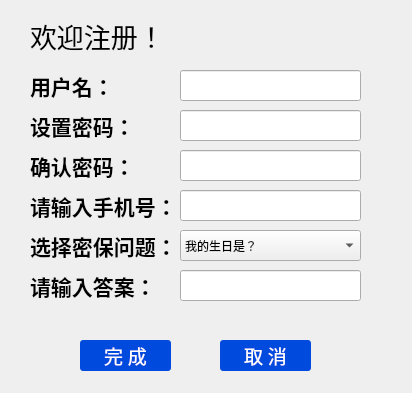
<?xml version="1.0" encoding="UTF-8"?>
<ui version="4.0">
 <class>Regist</class>
 <widget class="QDialog" name="Regist">
  <property name="geometry">
   <rect>
    <x>0</x>
    <y>0</y>
    <width>412</width>
    <height>393</height>
   </rect>
  </property>
  <property name="windowTitle">
   <string>Dialog</string>
  </property>
  <widget class="QLabel" name="label">
   <property name="geometry">
    <rect>
     <x>30</x>
     <y>70</y>
     <width>101</width>
     <height>31</height>
    </rect>
   </property>
   <property name="font">
    <font>
     <family>腾祥嘉丽纤圆繁</family>
     <pointsize>16</pointsize>
     <weight>75</weight>
     <bold>true</bold>
    </font>
   </property>
   <property name="text">
    <string>用户名：</string>
   </property>
  </widget>
  <widget class="QLabel" name="label_2">
   <property name="geometry">
    <rect>
     <x>30</x>
     <y>10</y>
     <width>141</width>
     <height>51</height>
    </rect>
   </property>
   <property name="font">
    <font>
     <family>腾祥嘉丽纤圆繁</family>
     <pointsize>20</pointsize>
    </font>
   </property>
   <property name="text">
    <string>欢迎注册！</string>
   </property>
  </widget>
  <widget class="QLineEdit" name="lineEdit">
   <property name="geometry">
    <rect>
     <x>180</x>
     <y>70</y>
     <width>181</width>
     <height>31</height>
    </rect>
   </property>
  </widget>
  <widget class="QLabel" name="label_3">
   <property name="geometry">
    <rect>
     <x>30</x>
     <y>110</y>
     <width>121</width>
     <height>31</height>
    </rect>
   </property>
   <property name="font">
    <font>
     <family>腾祥嘉丽纤圆繁</family>
     <pointsize>16</pointsize>
     <weight>75</weight>
     <bold>true</bold>
    </font>
   </property>
   <property name="text">
    <string>设置密码：</string>
   </property>
  </widget>
  <widget class="QLineEdit" name="lineEdit_2">
   <property name="geometry">
    <rect>
     <x>180</x>
     <y>110</y>
     <width>181</width>
     <height>31</height>
    </rect>
   </property>
  </widget>
  <widget class="QLabel" name="label_4">
   <property name="geometry">
    <rect>
     <x>30</x>
     <y>150</y>
     <width>111</width>
     <height>31</height>
    </rect>
   </property>
   <property name="font">
    <font>
     <family>腾祥嘉丽纤圆繁</family>
     <pointsize>16</pointsize>
     <weight>75</weight>
     <bold>true</bold>
    </font>
   </property>
   <property name="text">
    <string>确认密码：</string>
   </property>
  </widget>
  <widget class="QLineEdit" name="lineEdit_3">
   <property name="geometry">
    <rect>
     <x>180</x>
     <y>150</y>
     <width>181</width>
     <height>31</height>
    </rect>
   </property>
  </widget>
  <widget class="QLabel" name="label_5">
   <property name="geometry">
    <rect>
     <x>30</x>
     <y>190</y>
     <width>141</width>
     <height>31</height>
    </rect>
   </property>
   <property name="font">
    <font>
     <family>腾祥嘉丽纤圆繁</family>
     <pointsize>16</pointsize>
     <weight>75</weight>
     <bold>true</bold>
    </font>
   </property>
   <property name="text">
    <string>请输入手机号：</string>
   </property>
  </widget>
  <widget class="QLineEdit" name="lineEdit_4">
   <property name="geometry">
    <rect>
     <x>180</x>
     <y>190</y>
     <width>181</width>
     <height>31</height>
    </rect>
   </property>
  </widget>
  <widget class="QPushButton" name="pushButton">
   <property name="geometry">
    <rect>
     <x>80</x>
     <y>340</y>
     <width>91</width>
     <height>31</height>
    </rect>
   </property>
   <property name="font">
    <font>
     <family>腾祥嘉丽纤圆繁</family>
     <pointsize>14</pointsize>
    </font>
   </property>
   <property name="styleSheet">
    <string notr="true">QPushButton { background-color:rgb(0, 74, 222); border-radius: 3px; color: rgb(255, 255, 255); } QPushButton:hover { background-color:rgb(0, 84, 253); }</string>
   </property>
   <property name="text">
    <string>完 成</string>
   </property>
  </widget>
  <widget class="QPushButton" name="pushButton_2">
   <property name="geometry">
    <rect>
     <x>220</x>
     <y>340</y>
     <width>91</width>
     <height>31</height>
    </rect>
   </property>
   <property name="font">
    <font>
     <family>腾祥嘉丽纤圆繁</family>
     <pointsize>14</pointsize>
    </font>
   </property>
   <property name="styleSheet">
    <string notr="true">QPushButton { background-color:rgb(0, 74, 222); border-radius: 3px; color: rgb(255, 255, 255); } QPushButton:hover { background-color:rgb(0, 84, 253); }</string>
   </property>
   <property name="text">
    <string>取 消</string>
   </property>
  </widget>
  <widget class="QLabel" name="label_6">
   <property name="geometry">
    <rect>
     <x>30</x>
     <y>230</y>
     <width>141</width>
     <height>31</height>
    </rect>
   </property>
   <property name="font">
    <font>
     <family>腾祥嘉丽纤圆繁</family>
     <pointsize>16</pointsize>
     <weight>75</weight>
     <bold>true</bold>
    </font>
   </property>
   <property name="text">
    <string>选择密保问题：</string>
   </property>
  </widget>
  <widget class="QLineEdit" name="lineEdit_7">
   <property name="geometry">
    <rect>
     <x>180</x>
     <y>270</y>
     <width>181</width>
     <height>31</height>
    </rect>
   </property>
   <property name="text">
    <string/>
   </property>
  </widget>
  <widget class="QLabel" name="label_7">
   <property name="geometry">
    <rect>
     <x>30</x>
     <y>270</y>
     <width>141</width>
     <height>31</height>
    </rect>
   </property>
   <property name="font">
    <font>
     <family>腾祥嘉丽纤圆繁</family>
     <pointsize>16</pointsize>
     <weight>75</weight>
     <bold>true</bold>
    </font>
   </property>
   <property name="text">
    <string>请输入答案：</string>
   </property>
  </widget>
  <widget class="QPushButton" name="pushButton_3">
   <property name="geometry">
    <rect>
     <x>310</x>
     <y>410</y>
     <width>91</width>
     <height>31</height>
    </rect>
   </property>
   <property name="font">
    <font>
     <family>腾祥嘉丽纤圆繁</family>
     <pointsize>14</pointsize>
    </font>
   </property>
   <property name="styleSheet">
    <string notr="true">QPushButton { background-color:rgb(0, 74, 222); border-radius: 3px; color: rgb(255, 255, 255); } QPushButton:hover { background-color:rgb(0, 84, 253); }</string>
   </property>
   <property name="text">
    <string>取 消</string>
   </property>
  </widget>
  <widget class="QPushButton" name="pushButton_4">
   <property name="geometry">
    <rect>
     <x>170</x>
     <y>410</y>
     <width>91</width>
     <height>31</height>
    </rect>
   </property>
   <property name="font">
    <font>
     <family>腾祥嘉丽纤圆繁</family>
     <pointsize>14</pointsize>
    </font>
   </property>
   <property name="styleSheet">
    <string notr="true">QPushButton { background-color:rgb(0, 74, 222); border-radius: 3px; color: rgb(255, 255, 255); } QPushButton:hover { background-color:rgb(0, 84, 253); }</string>
   </property>
   <property name="text">
    <string>完 成</string>
   </property>
  </widget>
  <widget class="QComboBox" name="comboBox">
   <property name="geometry">
    <rect>
     <x>180</x>
     <y>230</y>
     <width>181</width>
     <height>31</height>
    </rect>
   </property>
   <item>
    <property name="text">
     <string>我的生日是？</string>
    </property>
   </item>
   <item>
    <property name="text">
     <string>我的真实姓名是？</string>
    </property>
   </item>
   <item>
    <property name="text">
     <string>我最喜欢的颜色是？</string>
    </property>
   </item>
   <item>
    <property name="text">
     <string>我最喜欢的球队是？</string>
    </property>
   </item>
   <item>
    <property name="text">
     <string>我最喜欢的老师姓什么？</string>
    </property>
   </item>
  </widget>
 </widget>
 <resources/>
 <connections/>
</ui>
